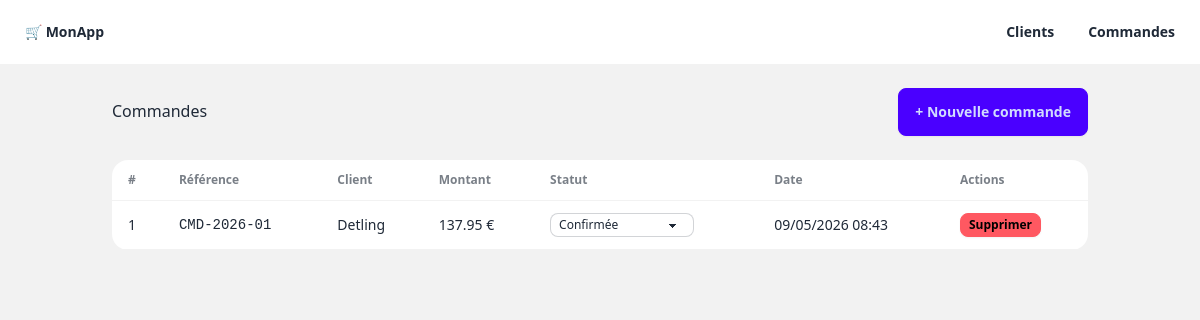
/commandes/, run on an earlier commit of the app's database.
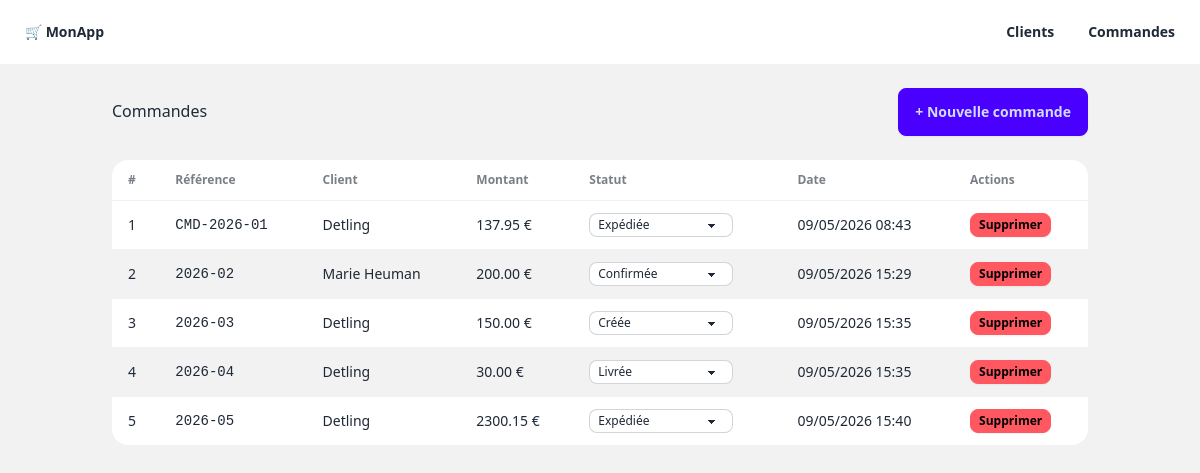
And on a later commit of the database.
### models/commande.py (models this page shows, shortened)
class Commande(Base):
    __tablename__ = "commandes"
    id: Mapped[int] = mapped_column(primary_key=True)
    reference: Mapped[str] = mapped_column(String(20), unique=True, nullable=False)
    date_commande: Mapped[datetime] = mapped_column(server_default=func.now())
    montant_total: Mapped[float] = mapped_column(Float, default=0.0)
    statut: Mapped[StatutCommande] = mapped_column(
        Enum(StatutCommande),
        default=StatutCommande.CREEE
    )
    client_id: Mapped[int] = mapped_column(ForeignKey("clients.id"))
    client: Mapped["Client"] = relationship("Client", back_populates="commandes")

### models/client.py (models this page shows, shortened)
class Client(Base):
    __tablename__ = "clients"
    id: Mapped[int] = mapped_column(primary_key=True)
    nom: Mapped[str] = mapped_column(String(100), nullable=False)
    email: Mapped[str] = mapped_column(String(150), unique=True, nullable=False)
    telephone: Mapped[Optional[str]] = mapped_column(String(20))
    adresse: Mapped[Optional[str]] = mapped_column(String(255))
    date_creation: Mapped[datetime] = mapped_column(server_default=func.now())
    commandes: Mapped[List["Commande"]] = relationship("Commande", back_populates="client")

### routes/commandes.py (the view)
@router.get("/", response_class=HTMLResponse)
def liste_commandes(request: Request, db: Session = Depends(get_db)):
    commandes = commande_service.get_all(db)
    clients = client_service.get_all(db)
    return templates.TemplateResponse(
        request=request,
        name="commandes/liste.html",
        context={"commandes": commandes, "clients": clients}
    )

### templates/commandes/liste.html (shortened to what this page needs)
{% extends "base.html" %}
{% block content %}
<div class="flex justify-between items-center mb-6">
    <h1 class="text-3xl font-bold">Commandes</h1>
    <button onclick="modal_commande.showModal()" class="btn btn-primary">
        + Nouvelle commande
    </button>
</div>
<div id="liste-commandes">
    {% if commandes %}
    <div class="overflow-x-auto">
        <table class="table table-zebra bg-base-100 rounded-xl shadow">
            <thead>
                <tr>
                    <th>#</th>
                    <th>Référence</th>
                    <th>Client</th>
                    <th>Montant</th>
                    <th>Statut</th>
                    <th>Date</th>
                    <th>Actions</th>
                </tr>
            </thead>
            <tbody>
                {% for commande in commandes %}
                <tr id="commande-{{ commande.id }}">
                    <td>{{ commande.id }}</td>
                    <td class="font-mono font-medium">{{ commande.reference }}</td>
                    <td>{{ commande.client.nom }}</td>
                    <td>{{ "%.2f"|format(commande.montant_total) }} €</td>
                    <td>
                        <select class="select select-bordered select-xs w-36" name="statut"
                            hx-patch="/commandes/{{ commande.id }}/statut" hx-target="#liste-commandes"
                            hx-swap="innerHTML" hx-include="this" hx-trigger="change">
                            <option value="CREEE" {% if commande.statut.name=="CREEE" %}selected{% endif %}>
                                Créée
                            </option>
                            <option value="CONFIRMEE" {% if commande.statut.name=="CONFIRMEE" %}selected{% endif %}>
                                Confirmée
                            </option>
                            <option value="EXPEDIEE" {% if commande.statut.name=="EXPEDIEE" %}selected{% endif %}>
                                Expédiée
                            </option>
                            <option value="LIVREE" {% if commande.statut.name=="LIVREE" %}selected{% endif %}>
                                Livrée
                            </option>
                        </select>
                    </td>
                    <td>{{ commande.date_commande.strftime("%d/%m/%Y %H:%M") }}</td>
                    <td>
                        <button class="btn btn-error btn-xs" hx-delete="/commandes/{{ commande.id }}"
                            hx-target="#commande-{{ commande.id }}" hx-swap="outerHTML"
                            hx-confirm="Supprimer la commande {{ commande.reference }} ?">
                            Supprimer
                        </button>
                    </td>
                </tr>
                {% endfor %}
            </tbody>
        </table>
    </div>
    {% else %}
    <div class="alert alert-info">
        <span>Aucune commande pour l'instant. Créez-en une !</span>
    </div>
    {% endif %}
</div>
{% endblock %}

### templates/base.html (shortened to what this page needs)
<!DOCTYPE html>
<html lang="fr" data-theme="light">
<head>
    <link href="https://cdn.jsdelivr.net/npm/daisyui@4/dist/full.min.css" rel="stylesheet">
    <script src="https://cdn.jsdelivr.net/npm/@tailwindcss/browser@4"></script>
</head>
<body class="bg-base-200 min-h-screen">
    <div class="navbar bg-base-100 shadow-sm">
        <div class="navbar-start">
            <a href="/" class="btn btn-ghost text-xl">🛒 MonApp</a>
        </div>
        <div class="navbar-end">
            <a href="/clients" class="btn btn-ghost">Clients</a>
            <a href="/commandes" class="btn btn-ghost">Commandes</a>
        </div>
    </div>
    <div id="notifications" class="toast toast-top toast-end z-50">
    </div>
    <main class="container mx-auto p-6">
        {% block content %}{% endblock %}
    </main>
</body>
</html>

What changed in the data, as far as the page shows it:
changed Commande "CMD-2026-01": statut "Confirmée" → "Expédiée"
added Commande: id "2", reference "2026-02", client.nom "Marie Heuman", montant_total "200.00", statut "Confirmée", date_commande "09/05/2026 15:29"
added Commande: id "3", reference "2026-03", client.nom "Detling", montant_total "150.00", statut "Créée", date_commande "09/05/2026 15:35"
added Commande: id "4", reference "2026-04", client.nom "Detling", montant_total "30.00", statut "Livrée", date_commande "09/05/2026 15:35"
added Commande: id "5", reference "2026-05", client.nom "Detling", montant_total "2300.15", statut "Expédiée", date_commande "09/05/2026 15:40"
